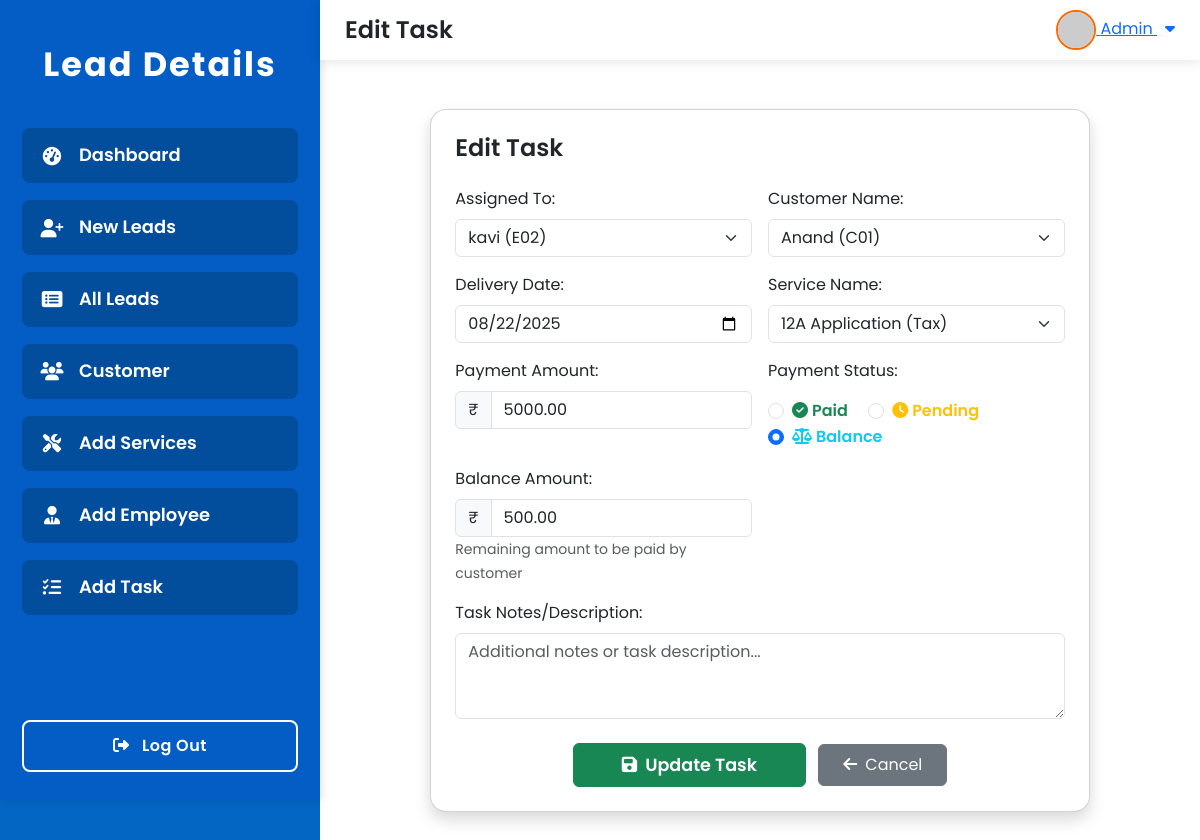
/task/edit/8/, run on the app's committed database.
### lead/models.py (models this page shows, shortened)
class Task(models.Model):
    PAYMENT_STATUS_CHOICES = [
        ('paid', 'Paid'),
        ('pending', 'Pending'),
        ('balance', 'Balance'),
    ]
    TASK_STATUS_CHOICES = [
        ('assigned', 'Assigned'),
        ('in_progress', 'In Progress'),
        ('completed', 'Completed'),
        ('on_hold', 'On Hold'),
        ('cancelled', 'Cancelled'),
    ]
    task_id = models.CharField(max_length=20, unique=True, blank=True)
    assigned_to = models.ForeignKey(Employee, on_delete=models.CASCADE, related_name='assigned_tasks')
    customer_name = models.ForeignKey(Lead, on_delete=models.CASCADE, related_name='customer_tasks')
    service_name = models.ForeignKey(Service, on_delete=models.CASCADE, related_name='service_tasks')
    delivery_date = models.DateField()
    payment_amount = models.DecimalField(max_digits=10, decimal_places=2)
    payment_status = models.CharField(max_length=10, choices=PAYMENT_STATUS_CHOICES, default='pending')
    balance_amount = models.DecimalField(max_digits=10, decimal_places=2, default=0.00, blank=True, null=True)
    task_notes = models.TextField(blank=True, null=True)
    task_status = models.CharField(max_length=15, choices=TASK_STATUS_CHOICES, default='assigned')
    created_at = models.DateTimeField(auto_now_add=True)
    updated_at = models.DateTimeField(auto_now=True)
    class Meta:
        ordering = ['-created_at']

class Employee(models.Model):
    employee_id = models.CharField(max_length=20, unique=True)
    employee_name = models.CharField(max_length=100)
    phone_number = models.CharField(max_length=15)
    email = models.EmailField()
    address = models.TextField()

### lead/views.py (the view, shortened to what this page needs)
# urls.py: path('task/edit/<int:task_id>/', views.edit_task, name='edit_task'),
def edit_task(request, task_id):
    task = get_object_or_404(Task, id=task_id)
    employees = Employee.objects.all().order_by('employee_name')
    customers = Lead.objects.all().order_by('customer_name')
    services = Service.objects.all().order_by('name')
    context = {
        'task': task,
        'employees': employees,
        'customers': customers,
        'services': services,
    }
    return render(request, 'edit_task.html', context)

### lead/templates/edit_task.html (shortened to what this page needs)
{% extends 'base.html' %}
{% block page_title %}Edit Task{% endblock %}
{% block content %}
<div class="container my-4">
    <div class="row justify-content-center">
        <div class="col-12 col-lg-10">
            <div class="card shadow rounded-4 px-4 py-4 mb-4">
                <h4 class="fw-semibold mb-4">Edit Task</h4>
                <form method="post" autocomplete="off" id="taskForm">
                    <div class="row g-3">
                        <div class="col-md-6">
                            <label for="assigned_to" class="form-label">Assigned To:</label>
                            <select class="form-select" id="assigned_to" name="assigned_to" required>
                                {% for employee in employees %}
                                <option value="{{ employee.id }}"
                                    {% if task.assigned_to.id == employee.id %}selected{% endif %}>
                                    {{ employee.employee_name }} ({{ employee.employee_id }})
                                </option>
                                {% endfor %}
                            </select>
                        </div>
                        <div class="col-md-6">
                            <label for="customer_name" class="form-label">Customer Name:</label>
                            <select class="form-select" id="customer_name" name="customer_name" required>
                                {% for customer in customers %}
                                <option value="{{ customer.id }}"
                                    {% if task.customer.id == customer.id %}selected{% endif %}>
                                    {{ customer.customer_name }} ({{ customer.customer_id }})
                                </option>
                                {% endfor %}
                            </select>
                        </div>
                        <div class="col-md-6">
                            <label for="delivery_date" class="form-label">Delivery Date:</label>
                            <input type="date" class="form-control" id="delivery_date" name="delivery_date"
                                value="{{ task.delivery_date|date:'Y-m-d' }}" required>
                        </div>
                        <div class="col-md-6">
                            <label for="service_name" class="form-label">Service Name:</label>
                            <select class="form-select" id="service_name" name="service_name" required>
                                {% for service in services %}
                                <option value="{{ service.id }}" data-price="{{ service.base_price }}"
                                    {% if task.service.id == service.id %}selected{% endif %}>
                                    {{ service.name }} ({{ service.category }})
                                </option>
                                {% endfor %}
                            </select>
                        </div>
                        <div class="col-md-6">
                            <label for="payment_amount" class="form-label">Payment Amount:</label>
                            <div class="input-group">
                                <span class="input-group-text">₹</span>
                                <input type="number" class="form-control" id="payment_amount" name="payment_amount"
                                       min="0" step="0.01" placeholder="0.00"
                                       value="{{ task.payment_amount }}" required>
                            </div>
                        </div>
                        <div class="col-md-6">
                            <label class="form-label">Payment Status:</label>
                            <div class="mt-2">
                                <div class="form-check form-check-inline">
                                    <input class="form-check-input" type="radio" name="payment_status"
                                        id="status_paid" value="paid"
                                        {% if task.payment_status == 'paid' %}checked{% endif %}>
                                    <label class="form-check-label text-success fw-semibold" for="status_paid">
                                        <i class="fas fa-check-circle me-1"></i>Paid
                                    </label>
                                </div>
                                <div class="form-check form-check-inline">
                                    <input class="form-check-input" type="radio" name="payment_status"
                                        id="status_pending" value="pending"
                                        {% if task.payment_status == 'pending' %}checked{% endif %}>
                                    <label class="form-check-label text-warning fw-semibold" for="status_pending">
                                        <i class="fas fa-clock me-1"></i>Pending
                                    </label>
                                </div>
                                <div class="form-check form-check-inline">
                                    <input class="form-check-input" type="radio" name="payment_status"
                                        id="status_balance" value="balance"
                                        {% if task.payment_status == 'balance' %}checked{% endif %}>
                                    <label class="form-check-label text-info fw-semibold" for="status_balance">
                                        <i class="fas fa-balance-scale me-1"></i>Balance
                                    </label>
                                </div>
                            </div>
                        </div>
                        <div class="col-md-6" id="balance_amount_container" style="{% if task.payment_status == 'balance' %}display: block;{% else %}display: none;{% endif %}">
                            <label for="balance_amount" class="form-label">Balance Amount:</label>
                            <div class="input-group">
                                <span class="input-group-text">₹</span>
                                <input type="number" class="form-control" id="balance_amount" name="balance_amount"
                                       min="0" step="0.01" placeholder="0.00"
                                       value="{{ task.balance_amount }}">
                            </div>
                            <small class="form-text text-muted">
                                Remaining amount to be paid by customer
                            </small>
                        </div>
                        <div class="col-12">
                            <label for="task_notes" class="form-label">Task Notes/Description:</label>
                            <textarea class="form-control" id="task_notes" name="task_notes" rows="3"
                                      placeholder="Additional notes or task description...">{{ task.task_notes }}</textarea>
                        </div>
                    </div>
                    <div class="mt-4 text-center">
                        <button type="submit" class="btn btn-success px-5 py-2" style="font-size:1.1rem; font-weight:600;">
                            <i class="fas fa-save me-2"></i>Update Task
                        </button>
                        <a href="{% url 'dashboard' %}" class="btn btn-secondary px-4 py-2 ms-2">
                            <i class="fas fa-arrow-left me-2"></i>Cancel
                        </a>
                    </div>
                </form>
            </div>
        </div>
    </div>
</div>
{% endblock %}

### lead/templates/base.html (style rules this page uses)
:root { --menu-bg: #035dc5; --menu-highlight: #fe6902; --menu-item-bg: #024d9c; --menu-item-hover: #1677ff; --sidebar-width: 320px; --header-height: 60px; --transition-speed: 0.3s; }
html, body { height: 100%; margin: 0; padding: 0; font-family: 'Poppins', Arial, sans-serif; background: #0366c3; color: #4a4a4a; overflow-y: auto; }

### data on the page
Task: assigned_to "kavi (E02)", delivery_date "08/22/2025", payment_amount "5000.00", payment_status "☐ Paid", payment_status "☐ Pending", payment_status "☑ Balance", balance_amount "500.00"

### other printed values
form field customer_name "Anand (C01)"
form field service_name "12A Application (Tax)"
